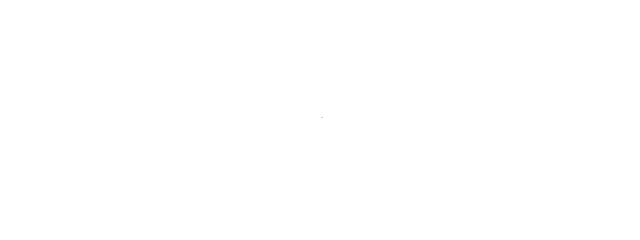
Frame 1 (no input)
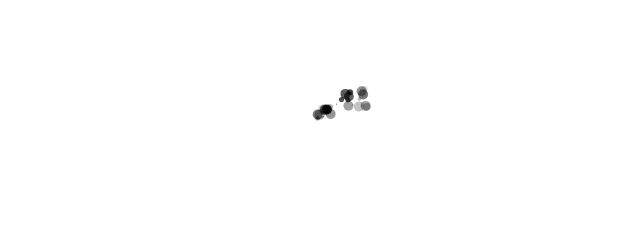
Frame 60 (no input)
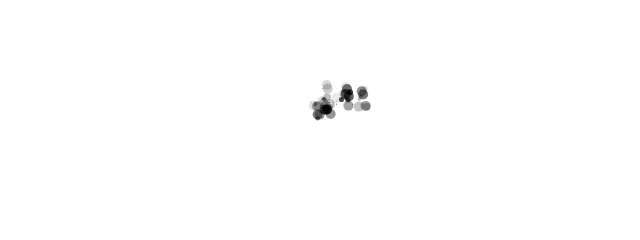
Frame 120 (the mouse pressed at the canvas centre since frame 60)

The p5.js sketch that drew these frames (run headless with seeded random() and noise() and a simulated clock; from frame 60 on, the mouse is pressed at the canvas centre):

// p5.js sketch
// ── sketch.js
// Declare a Walker object in the global scope
let walker;

//in p5.js, setup() is executed once when the sketch starts.
function setup() {
    createCanvas(640, 240);
    // Create the walker.
    walker = new Walker();
    background(255);// you need to put background() in the setup(), otherwise, it wil not be draw, because background will be cleared at each iteration of draw
}

//{!1} Then draw() loops forever and ever (until you quit).
function draw() {
    // Call functions on the walker.
    walker.step();
    walker.show();
}


// create the class
class Walker {
    // Objects have a constructor where they are initialized.
    constructor() {
        // Objects have data.
        this.x = width / 2;
        this.y = height / 2;
    }

    // Objects have methods.
    show() {
        let alpha = randomGaussian(20, 100);
        fill(0, alpha);
        noStroke();
        
        let radius = constrain(randomGaussian(5.5, 10), 1, 10);
        circle (this.x, this.y, radius);
        // point(this.x, this.y); 
    }


    step() {
        // generate a random walker in 9 directions, including 原地不动
        let mean = 0;
        let sd = 3;
        let stepX = randomGaussian(mean, sd);
        let stepY = randomGaussian(mean, sd);
        
        // Boundary check: if the walker is about to go out of bounds, reverse direction
        if (this.x + stepX >= width || this.x + stepX <= 0){
          stepX *= -1;
        }
      
        if (this.y + stepY >= height || this.y + stepY <= 0){
          stepY *= -1;
        }
      
        this.x += stepX;
        this.y += stepY;
 

    }
}
